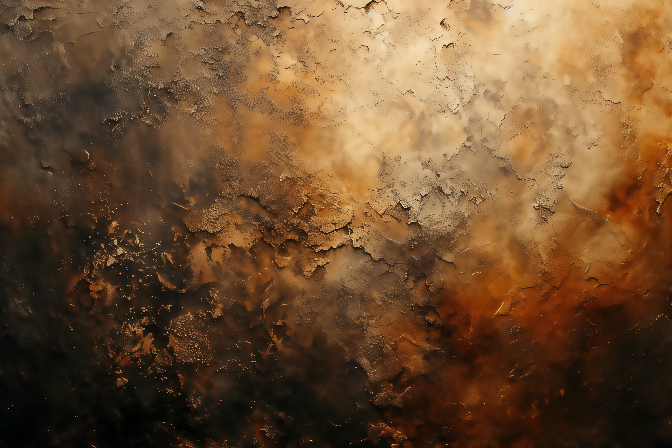
#> input picture foundations/bilateral_filter.png, 672 x 448 px, given in place of BN5.png, which was not available
$ python image_morphological.py
#> lines starting #> are read from the running program, lines starting #| are printed output that depends on the picture; after the words box and inside, x2 and y2 are one past the last pixel; in counts of white or black regions, pixels touching at a corner belong together; pictures that were not available may be replaced by others from this repository, and a replacement may not be noted
### foundations/image_thresholding.py
"""
Image Thresholding Techniques using NumPy
Base image: BN5.png

Techniques implemented:
  1. Fixed (manual) thresholding
  2. Otsu's method (automatic)
  3. Adaptive mean thresholding
  4. Adaptive Gaussian thresholding
  5. Multi-level Otsu (3-class)
  6. Triangle method
  7. Hysteresis thresholding

All outputs saved as *_thresh.png in foundations/.
"""

import numpy as np
from numpy.lib.stride_tricks import as_strided
from PIL import Image
import os
import time

# ============================================================
# LOAD IMAGE
# ============================================================
img = np.array(Image.open("BN5.png"))
print(f"Loaded image: shape={img.shape}, dtype={img.dtype}")

OUTPUT_DIR = "."

# Downsample for speed
scale = 4
img_small = img[::scale, ::scale, :]
print(f"Working on downsampled image: {img_small.shape}")

# Convert to grayscale
gray = np.dot(img_small[..., :3], [0.2989, 0.5870, 0.1140]).astype(np.uint8)
print(f"Grayscale: shape={gray.shape}, range=[{gray.min()}, {gray.max()}]")


def save(name, arr):
    path = os.path.join(OUTPUT_DIR, name)
    Image.fromarray(arr).save(path)
    print(f"  Saved: {path}")


save("grayscale_thresh.png", gray)


# ============================================================
# 1. FIXED (MANUAL) THRESHOLDING
# ============================================================
def fixed_threshold(image, T):
    """Binary threshold: 255 if pixel > T, else 0."""
    return np.where(image > T, 255, 0).astype(np.uint8)


print("\n========== IMAGE THRESHOLDING TECHNIQUES ==========")

t = time.time()
print("[1] Fixed Thresholding (T=127)...")
binary_fixed = fixed_threshold(gray, T=127)
save("fixed_thresh.png", binary_fixed)
print(f"    Time: {time.time()-t:.4f}s")


# ============================================================
# 2. OTSU'S METHOD (AUTOMATIC)
# ============================================================
def otsu_threshold(image):
    """
    Otsu's method: find threshold maximizing between-class variance.
    Returns (threshold, binary_image).
    """
    hist, _ = np.histogram(image.ravel(), bins=256, range=(0, 256))
    total = image.size
    prob = hist / total

    best_t = 0
    best_sigma_b = 0

    cum_prob = np.cumsum(prob)
    cum_mean = np.cumsum(prob * np.arange(256))
    global_mean = cum_mean[-1]

    for t in range(256):
        w0 = cum_prob[t]
        w1 = 1.0 - w0
        if w0 == 0 or w1 == 0:
            continue
        mu0 = cum_mean[t] / w0
        mu1 = (global_mean - cum_mean[t]) / w1
        sigma_b = w0 * w1 * (mu0 - mu1) ** 2
        if sigma_b > best_sigma_b:
            best_sigma_b = sigma_b
            best_t = t

    binary = np.where(image > best_t, 255, 0).astype(np.uint8)
    return best_t, binary


t = time.time()
print("[2] Otsu's Method...")
otsu_t, binary_otsu = otsu_threshold(gray)
save("otsu_thresh.png", binary_otsu)
print(f"    Otsu threshold = {otsu_t}")
print(f"    Time: {time.time()-t:.4f}s")


# ============================================================
# 3. ADAPTIVE MEAN THRESHOLDING
# ============================================================
def adaptive_mean_threshold(image, block_size, C):
    """
    Adaptive thresholding using local mean.
    T(x,y) = mean(block neighborhood) - C
    """
    pad = block_size // 2
    padded = np.pad(image.astype(np.float64), pad, mode='edge')
    h, w = image.shape
    shape = (h, w, block_size, block_size)
    strides = padded.strides * 2
    windows = as_strided(padded, shape=shape, strides=strides)
    local_mean = windows.reshape(h, w, -1).mean(axis=2)
    thresh_map = local_mean - C
    return np.where(image > thresh_map, 255, 0).astype(np.uint8)


t = time.time()
print("[3] Adaptive Mean Thresholding (block=25, C=10)...")
binary_adapt_mean = adaptive_mean_threshold(gray, block_size=25, C=10)
save("adaptive_mean_thresh.png", binary_adapt_mean)
print(f"    Time: {time.time()-t:.4f}s")


# ============================================================
# 4. ADAPTIVE GAUSSIAN THRESHOLDING
# ============================================================
def adaptive_gaussian_threshold(image, block_size, C, sigma=None):
    """
    Adaptive thresholding using Gaussian-weighted local mean.
    T(x,y) = gaussian_weighted_mean(block) - C
    """
    if sigma is None:
        sigma = block_size / 6.0
    pad = block_size // 2
    padded = np.pad(image.astype(np.float64), pad, mode='edge')
    h, w = image.shape

    # Build Gaussian kernel
    ax = np.arange(block_size) - pad
    xx, yy = np.meshgrid(ax, ax)
    gauss = np.exp(-(xx**2 + yy**2) / (2 * sigma**2))
    gauss = gauss / gauss.sum()

    shape = (h, w, block_size, block_size)
    strides = padded.strides * 2
    windows = as_strided(padded, shape=shape, strides=strides)
    local_mean = np.einsum('ijkl,kl->ij', windows, gauss)
    thresh_map = local_mean - C
    return np.where(image > thresh_map, 255, 0).astype(np.uint8)


t = time.time()
print("[4] Adaptive Gaussian Thresholding (block=25, C=10)...")
binary_adapt_gauss = adaptive_gaussian_threshold(gray, block_size=25, C=10)
save("adaptive_gaussian_thresh.png", binary_adapt_gauss)
print(f"    Time: {time.time()-t:.4f}s")


# ============================================================
# 5. MULTI-LEVEL OTSU (3-CLASS)
# ============================================================
def multi_otsu_threshold(image, n_classes=3):
    """
    Multi-level Otsu: find (n_classes - 1) thresholds maximizing
    between-class variance. Supports 3 classes (2 thresholds).
    """
    hist, _ = np.histogram(image.ravel(), bins=256, range=(0, 256))
    total = image.size
    prob = hist / total
    cum_prob = np.cumsum(prob)
    cum_mean = np.cumsum(prob * np.arange(256))
    global_mean = cum_mean[-1]

    best_sigma = 0
    best_t1, best_t2 = 0, 0

    for t1 in range(1, 254):
        for t2 in range(t1 + 1, 255):
            w0 = cum_prob[t1]
            w1 = cum_prob[t2] - cum_prob[t1]
            w2 = 1.0 - cum_prob[t2]
            if w0 == 0 or w1 == 0 or w2 == 0:
                continue
            mu0 = cum_mean[t1] / w0
            mu1 = (cum_mean[t2] - cum_mean[t1]) / w1
            mu2 = (global_mean - cum_mean[t2]) / w2
            sigma = (w0 * (mu0 - global_mean)**2 +
                     w1 * (mu1 - global_mean)**2 +
                     w2 * (mu2 - global_mean)**2)
            if sigma > best_sigma:
                best_sigma = sigma
                best_t1, best_t2 = t1, t2

    out = np.zeros_like(image)
    out[image > best_t2] = 255
    out[(image > best_t1) & (image <= best_t2)] = 127
    return best_t1, best_t2, out


t = time.time()
print("[5] Multi-level Otsu (3-class)...")
t1_mo, t2_mo, binary_multi = multi_otsu_threshold(gray, n_classes=3)
save("multi_otsu_thresh.png", binary_multi)
print(f"    Thresholds: T1={t1_mo}, T2={t2_mo}")
print(f"    Time: {time.time()-t:.2f}s")


# ============================================================
# 6. TRIANGLE METHOD
# ============================================================
def triangle_threshold(image):
    """
    Triangle method: draw line from histogram peak to farthest end,
    find threshold where perpendicular distance is maximum.
    """
    hist, _ = np.histogram(image.ravel(), bins=256, range=(0, 256))

    peak_idx = np.argmax(hist)
    peak_val = hist[peak_idx]

    # Determine which side is longer (search on the longer tail)
    left_dist = peak_idx - 0
    right_dist = 255 - peak_idx

    if left_dist > right_dist:
        x1, y1 = 0, float(hist[0])
        x2, y2 = peak_idx, float(peak_val)
        search_range = range(0, peak_idx)
    else:
        x1, y1 = peak_idx, float(peak_val)
        x2, y2 = 255, float(hist[255])
        search_range = range(peak_idx, 256)

    # Line: ax + by + c = 0
    a = y2 - y1
    b = x1 - x2
    c = x2 * y1 - x1 * y2
    norm = np.sqrt(a**2 + b**2)
    if norm == 0:
        return 127, np.where(image > 127, 255, 0).astype(np.uint8)

    best_t = 0
    best_dist = 0
    for i in search_range:
        dist = abs(a * i + b * float(hist[i]) + c) / norm
        if dist > best_dist:
            best_dist = dist
            best_t = i

    binary = np.where(image > best_t, 255, 0).astype(np.uint8)
    return best_t, binary


t = time.time()
print("[6] Triangle Method...")
tri_t, binary_tri = triangle_threshold(gray)
save("triangle_thresh.png", binary_tri)
print(f"    Triangle threshold = {tri_t}")
print(f"    Time: {time.time()-t:.4f}s")


# ============================================================
# 7. HYSTERESIS THRESHOLDING
# ============================================================
def hysteresis_threshold(image, low, high):
    """
    Hysteresis thresholding with 8-connectivity.
    Strong pixels (>= high): always kept.
    Weak pixels (>= low, < high): kept only if connected to strong.
    """
    strong = (image >= high)
    weak = (image >= low) & (image < high)
    out = np.zeros_like(image, dtype=np.uint8)
    out[strong] = 255

    h, w = image.shape
    changed = True
    while changed:
        changed = False
        padded = np.pad(out, 1, mode='constant', constant_values=0)
        for di in [-1, 0, 1]:
            for dj in [-1, 0, 1]:
                if di == 0 and dj == 0:
                    continue
                neighbor = padded[1+di:1+di+h, 1+dj:1+dj+w]
                promote = weak & (out == 0) & (neighbor == 255)
                if np.any(promote):
                    out[promote] = 255
                    weak[promote] = False
                    changed = True
    return out


t = time.time()
print("[7] Hysteresis Thresholding (low=80, high=160)...")
binary_hyst = hysteresis_threshold(gray, low=80, high=160)
save("hysteresis_thresh.png", binary_hyst)
print(f"    Time: {time.time()-t:.4f}s")


print("\n All thresholded images saved in foundations/ with *_thresh.png tag!")

### foundations/image_morphological.py
"""
Image Morphological Operations using NumPy
Base image: BN5.png

Operations implemented:
  1. Erosion
  2. Dilation
  3. Opening  (erosion → dilation)
  4. Closing  (dilation → erosion)
  5. Morphological Gradient (dilation - erosion)
  6. Top Hat  (original - opening)
  7. Black Hat (closing - original)

Structuring elements: square, cross, disk

All outputs saved as *_morph.png in foundations/.
"""

import numpy as np
from numpy.lib.stride_tricks import as_strided
from PIL import Image
import os
import time

# ============================================================
# LOAD IMAGE
# ============================================================
img = np.array(Image.open("BN5.png"))
#> img is the input picture: shape (448, 672, 3); mean R, G, B 110.3, 78.4, 48.1
print(f"Loaded image: shape={img.shape}, dtype={img.dtype}")
#| Loaded image: shape=(448, 672, 3), dtype=uint8

OUTPUT_DIR = "."

# Downsample for speed
scale = 4
img_small = img[::scale, ::scale, :]
print(f"Working on downsampled image: {img_small.shape}")
#| Working on downsampled image: (112, 168, 3)

# Convert to grayscale
gray = np.dot(img_small[..., :3], [0.2989, 0.5870, 0.1140]).astype(np.uint8)
print(f"Grayscale: shape={gray.shape}, range=[{gray.min()}, {gray.max()}]")
#| Grayscale: shape=(112, 168), range=[0, 222]


def save(name, arr):
    path = os.path.join(OUTPUT_DIR, name)
    Image.fromarray(arr).save(path)
    print(f"  Saved: {path}")


save("grayscale_morph.png", gray)


# ============================================================
# STRUCTURING ELEMENTS
# ============================================================
def square_se(size):
    """Square structuring element (all ones)."""
    return np.ones((size, size), dtype=np.uint8)


def cross_se(size):
    """Cross (+) structuring element."""
    se = np.zeros((size, size), dtype=np.uint8)
    mid = size // 2
    se[mid, :] = 1   # horizontal bar
    se[:, mid] = 1   # vertical bar
    return se


def disk_se(radius):
    """Disk structuring element."""
    size = 2 * radius + 1
    se = np.zeros((size, size), dtype=np.uint8)
    cy, cx = radius, radius
    for y in range(size):
        for x in range(size):
            if (y - cy)**2 + (x - cx)**2 <= radius**2:
                se[y, x] = 1
    return se


# Print structuring elements for reference
print("\n========== STRUCTURING ELEMENTS ==========")
for name, se in [("Square 5x5", square_se(5)),
                 ("Cross 5x5", cross_se(5)),
                 ("Disk r=2 (5x5)", disk_se(2))]:
    print(f"\n{name}:")
    for row in se:
        print("  ", " ".join(str(v) for v in row))


# ============================================================
# CORE MORPHOLOGICAL OPERATIONS (vectorized with stride tricks)
# ============================================================
def morph_op(image, se, func):
    """
    Apply morphological operation on grayscale image.
    - se: structuring element (binary 2D array)
    - func: 'min' for erosion, 'max' for dilation
    """
    kh, kw = se.shape
    pad_h, pad_w = kh // 2, kw // 2

    # Pad: use max for erosion (so border doesn't shrink),
    #       use min for dilation (so border doesn't grow)
    if func == 'min':
        padded = np.pad(image, ((pad_h, pad_h), (pad_w, pad_w)),
                        mode='constant', constant_values=255)
    else:
        padded = np.pad(image, ((pad_h, pad_h), (pad_w, pad_w)),
                        mode='constant', constant_values=0)

    padded = padded.astype(np.float64)
    h, w = image.shape
    shape = (h, w, kh, kw)
    strides = padded.strides * 2
    windows = as_strided(padded, shape=shape, strides=strides)

    # Mask: only consider pixels where SE is 1
    # Reshape windows to (h, w, kh*kw) and SE to flat mask
    flat_windows = windows.reshape(h, w, -1)
    se_mask = se.ravel().astype(bool)

    # Extract only the pixels under the SE
    masked = flat_windows[:, :, se_mask]

    if func == 'min':
        result = np.min(masked, axis=2)
    else:
        result = np.max(masked, axis=2)

    return np.clip(result, 0, 255).astype(np.uint8)


def erode(image, se):
    """Erosion: output = min over SE neighborhood."""
    return morph_op(image, se, 'min')


def dilate(image, se):
    """Dilation: output = max over SE neighborhood."""
    return morph_op(image, se, 'max')


def opening(image, se):
    """Opening: erosion then dilation (removes small bright noise)."""
    return dilate(erode(image, se), se)


def closing(image, se):
    """Closing: dilation then erosion (fills small dark holes)."""
    return erode(dilate(image, se), se)


def morph_gradient(image, se):
    """Morphological gradient: dilation - erosion (edge extraction)."""
    return (dilate(image, se).astype(np.int16) -
            erode(image, se).astype(np.int16)).clip(0, 255).astype(np.uint8)


def top_hat(image, se):
    """Top hat: original - opening (extracts bright details smaller than SE)."""
    return (image.astype(np.int16) -
            opening(image, se).astype(np.int16)).clip(0, 255).astype(np.uint8)


def black_hat(image, se):
    """Black hat: closing - original (extracts dark details smaller than SE)."""
    return (closing(image, se).astype(np.int16) -
            image.astype(np.int16)).clip(0, 255).astype(np.uint8)


# ============================================================
# APPLY ALL OPERATIONS
# ============================================================
# Use square 5x5 as default SE
se = square_se(5)

print("\n========== MORPHOLOGICAL OPERATIONS (square 5x5 SE) ==========")

# 1. EROSION
t = time.time()
print("[1] Erosion...")
img_erode = erode(gray, se)
#> in morph_op, `padded = np.pad(image, ((pad_h, pad_h), (pad_w, pad_w)), mode='constan..`:
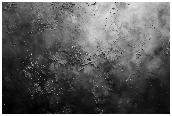
#> padded: shape (116, 172); min 0, max 255, mean 94.1
#> in morph_op, `strides = padded.strides * 2`: strides = (1376, 8, 1376, 8)
save("erosion_morph.png", img_erode)
print(f"    Time: {time.time()-t:.4f}s")

# 2. DILATION
t = time.time()
print("[2] Dilation...")
img_dilate = dilate(gray, se)
#> call 2 of morph_op, with se = array of shape (5, 5), func = 'max'
#> in morph_op (call 2), `result = np.max(masked, axis=2)`:
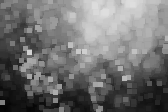
#> result: shape (112, 168) float64; min 3, max 222, mean 112.6
save("dilation_morph.png", img_dilate)
print(f"    Time: {time.time()-t:.4f}s")

# 3. OPENING
t = time.time()
print("[3] Opening (erosion → dilation)...")
img_open = opening(gray, se)
save("opening_morph.png", img_open)
print(f"    Time: {time.time()-t:.4f}s")

# 4. CLOSING
t = time.time()
print("[4] Closing (dilation → erosion)...")
img_close = closing(gray, se)
save("closing_morph.png", img_close)
print(f"    Time: {time.time()-t:.4f}s")

# 5. MORPHOLOGICAL GRADIENT
t = time.time()
print("[5] Morphological Gradient (dilation - erosion)...")
img_grad = morph_gradient(gray, se)
save("gradient_morph.png", img_grad)
print(f"    Time: {time.time()-t:.4f}s")

# 6. TOP HAT
t = time.time()
print("[6] Top Hat (original - opening)...")
img_tophat = top_hat(gray, se)
save("tophat_morph.png", img_tophat)
print(f"    Time: {time.time()-t:.4f}s")

# 7. BLACK HAT
t = time.time()
print("[7] Black Hat (closing - original)...")
img_blackhat = black_hat(gray, se)
save("blackhat_morph.png", img_blackhat)
print(f"    Time: {time.time()-t:.4f}s")


# ============================================================
# BONUS: Compare structuring element shapes
# ============================================================
print("\n========== SE SHAPE COMPARISON (erosion with different SEs) ==========")

for name, se_item in [("square_5x5", square_se(5)),
                       ("cross_5x5", cross_se(5)),
                       ("disk_r2", disk_se(2))]:
    t = time.time()
    print(f"[SE] Erosion with {name}...")
    result = erode(gray, se_item)
    save(f"erosion_{name}_morph.png", result)
    print(f"    Time: {time.time()-t:.4f}s")
#| Loaded image: shape=(448, 672, 3), dtype=uint8
#| Working on downsampled image: (112, 168, 3)
#| Grayscale: shape=(112, 168), range=[0, 222]


# ============================================================
# BONUS: Noise cleanup demo (opening removes salt, closing removes pepper)
# ============================================================
print("\n========== NOISE CLEANUP DEMO ==========")

# Create binary image using Otsu threshold
from image_thresholding import otsu_threshold
#> in fixed_threshold, `return np.where(image > T, 255, 0).astype(np.uint8)`:
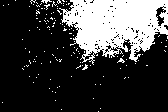
#> returned value: shape (112, 168); 25.4% white; 132 white regions (130 under 20 px), largest, box (x1, y1, x2, y2) and area: (59, 0, 168, 65) 4470, (41, 0, 52, 4) 21
#> in otsu_threshold, `hist, _ = np.histogram(image.ravel(), bins=256, range=(0, 256))`: hist = 256 values, max 222 at index 26, min 0 at index 223, mean 73.5
#> in otsu_threshold, `prob = hist / total`: prob = 256 values, max 0.0118 at index 26, min 0 at index 223, mean 0.00391
#> in otsu_threshold, `cum_prob = np.cumsum(prob)`: cum_prob = 256 values from 5.31e-05 to 1
#> in otsu_threshold, `cum_mean = np.cumsum(prob * np.arange(256))`: cum_mean = 256 values from 0 to 84.35
#> in otsu_threshold, `global_mean = cum_mean[-1]`: global_mean = 84.35
#> the loop in otsu_threshold, `for t in range(256):` made 256 passes
#> (w0, w1, mu0, mu1, sigma_b, best_sigma_b) on passes 1 to 8: (5.31e-05, 1, 0, 84.35, 0.378, 0.378), (0.00143, 0.999, 0.963, 84.47, 9.99, 9.99), (0.0034, 0.997, 1.56, 84.63, 23.39, 23.39), (0.00622, 0.994, 2.21, 84.86, 42.21, 42.21), (0.00861, 0.991, 2.71, 85.06, 57.88, 57.88), (0.0107, 0.989, 3.16, 85.23, 71.52, 71.52), (0.014, 0.986, 3.82, 85.49, 91.92, 91.92), (0.0168, 0.983, 4.35, 85.71, 109.3, 109.3)
#> after the loop in otsu_threshold, `for t in range(256):`: best_sigma_b = 2451.3; best_t = 97
#|     Otsu threshold = 97
#> in adaptive_mean_threshold, `padded = np.pad(image.astype(np.float64), pad, mode='edge')`:
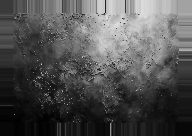
#> padded: shape (136, 192) float64; min 0, max 222, mean 81.3
#> in adaptive_mean_threshold, `strides = padded.strides * 2`: strides = (1536, 8, 1536, 8)
#> in adaptive_gaussian_threshold, `return np.where(image > thresh_map, 255, 0).astype(np.uint8)`:
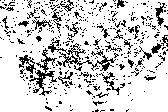
#> returned value: shape (112, 168); 82.3% white; black in thin lines or dots
#> in multi_otsu_threshold, `cum_prob = np.cumsum(prob)`: cum_prob = 256 values from 5.31e-05 to 1
#> in multi_otsu_threshold, `cum_mean = np.cumsum(prob * np.arange(256))`: cum_mean = 256 values from 0 to 84.35
#> in multi_otsu_threshold, `global_mean = cum_mean[-1]`: global_mean = 84.35
#> after the loop in multi_otsu_threshold, `for t1 in range(1, 254):`: best_sigma = 2861.5; best_t1 = 64; best_t2 = 131
#> `t1_mo, t2_mo, binary_multi = multi_otsu_threshold(gray, n_classes=3)`:
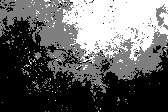
#> binary_multi: shape (112, 168); min 0, max 255, mean 99
#> `t1_mo, t2_mo, binary_multi = multi_otsu_threshold(gray, n_classes=3)`: t1_mo = 64; t2_mo = 131
#|     Thresholds: T1=64, T2=131
#> in triangle_threshold, `peak_idx = np.argmax(hist)`: peak_idx = 26
#> in triangle_threshold, `peak_val = hist[peak_idx]`: peak_val = 222
#> in triangle_threshold, `left_dist = peak_idx - 0`: left_dist = 26
#> in triangle_threshold, `right_dist = 255 - peak_idx`: right_dist = 229
#> in triangle_threshold, `x1, y1 = peak_idx, float(peak_val)`: x1 = 26; y1 = 222
#> in triangle_threshold, `x2, y2 = 255, float(hist[255])`: x2 = 255; y2 = 0
#> in triangle_threshold, `a = y2 - y1`: a = -222
#> in triangle_threshold, `b = x1 - x2`: b = -229
#> in triangle_threshold, `c = x2 * y1 - x1 * y2`: c = 56610
#> in triangle_threshold, `norm = np.sqrt(a**2 + b**2)`: norm = 318.9
#> the loop in triangle_threshold, `for i in search_range:` made 230 passes
#> (dist, best_dist) on passes 2, 3, 6, 8, 11, 13, 17: (13.66, 13.66), (45.28, 45.28), (46.78, 46.78), (48.26, 48.26), (54.79, 54.79), (67.75, 67.75), (68.56, 68.56)
#|     Triangle threshold = 78
otsu_t, binary = otsu_threshold(gray)
save("binary_morph.png", binary)
print(f"  Otsu threshold = {otsu_t}")
#|   Otsu threshold = 97

# Add salt noise (random white pixels)
rng = np.random.default_rng(42)
noisy_salt = binary.copy()
salt_mask = rng.random(binary.shape) < 0.02
noisy_salt[salt_mask] = 255
#> noisy_salt: shape (112, 168); 38.5% white; 331 white regions (328 under 20 px), largest, box (x1, y1, x2, y2) and area: (6, 0, 168, 74) 6611, (144, 54, 158, 70) 101, (51, 50, 65, 66) 77
save("noisy_salt_morph.png", noisy_salt)

# Opening removes salt noise
t = time.time()
print("[Demo] Opening removes salt noise...")
cleaned_salt = opening(noisy_salt, square_se(3))
#> in morph_op (call 17), `padded = np.pad(image, ((pad_h, pad_h), (pad_w, pad_w)), mode='constan..`:
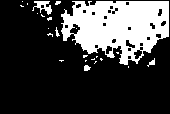
#> padded: shape (114, 170); 25.3% white; 24 white regions (19 under 20 px), largest, box (x1, y1, x2, y2) and area: (61, 1, 169, 65) 4587, (32, 1, 52, 15) 131, (84, 65, 91, 71) 31, (147, 58, 155, 67) 30, (55, 27, 60, 37) 21
save("cleaned_salt_opening_morph.png", cleaned_salt)
print(f"    Time: {time.time()-t:.4f}s")

# Add pepper noise (random black pixels)
noisy_pepper = binary.copy()
pepper_mask = rng.random(binary.shape) < 0.02
noisy_pepper[pepper_mask] = 0
save("noisy_pepper_morph.png", noisy_pepper)

# Closing fills pepper noise
t = time.time()
print("[Demo] Closing fills pepper noise...")
cleaned_pepper = closing(noisy_pepper, square_se(3))
save("cleaned_pepper_closing_morph.png", cleaned_pepper)
print(f"    Time: {time.time()-t:.4f}s")


print("\n All morphological images saved in foundations/ with *_morph.png tag!")
